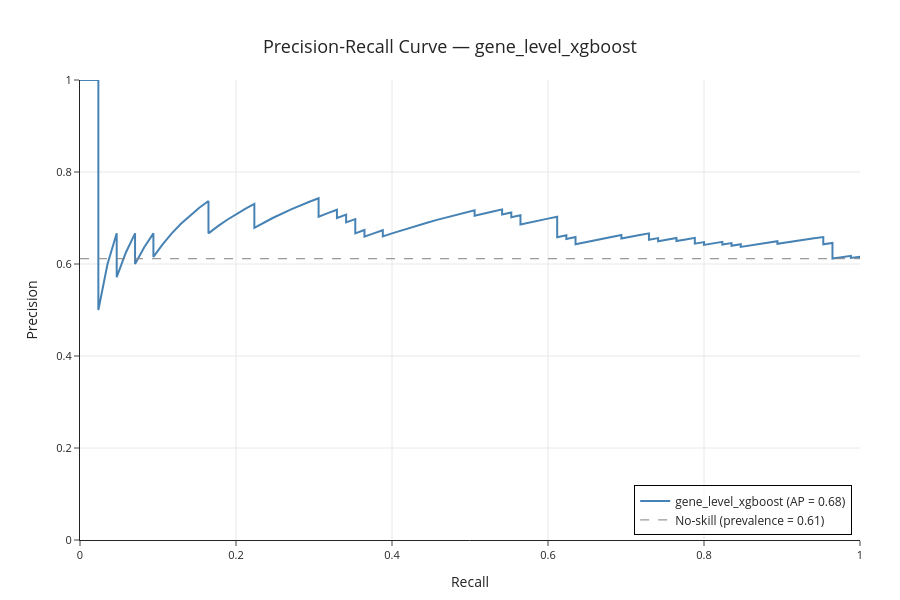

Notebook code for this chart:
### Markdown cell above
### Precision–Recall curve — Full availability (N=139)

Because the oligometastatic and polymetastatic groups are imbalanced, precision-recall performance is examined alongside ROC-AUC using pooled out-of-fold predictions.

### Code cell
pr_curves_data = [
    {
        "y_true": (
            selected_predictions_df["y_true"].values
        ),
        "y_prob": (
            selected_predictions_df["y_prob_poly"].values
        ),
        "label": selected_representation,
        "is_main_curve": True,
    }
]

plot_precision_recall_curves(
    curves_data=pr_curves_data,
    title=(
        f"Precision-Recall Curve — "
        f"{selected_representation}"
    ),
    interactive=False,
)

### Figure 1 — Plotly figure (JSON) as saved in the notebook; plotly's stock layout.template omitted (floating-point values rounded to 4 significant figures; data arrays with more than 128 entries replaced by an {"elided": "..."} marker saying what was removed)
{"data": [{"line": {"color": "steelblue", "width": 2}, "mode": "lines", "name": "gene_level_xgboost (AP = 0.68)", "type": "scatter", "x": {"elided": "139 float values"}, "y": {"elided": "139 float values"}}, {"line": {"color": "grey", "dash": "dash", "width": 1}, "mode": "lines", "name": "No-skill (prevalence = 0.61)", "type": "scatter", "x": [0, 1], "y": [0.6115, 0.6115]}], "layout": {"autosize": false, "font": {"size": 12}, "height": 600, "hovermode": "closest", "legend": {"bgcolor": "rgba(255,255,255,0.7)", "bordercolor": "Black", "borderwidth": 1, "font": {"size": 12}, "x": 0.99, "xanchor": "right", "y": 0.01, "yanchor": "bottom"}, "margin": {"b": 60, "l": 80, "r": 40, "t": 80}, "showlegend": true, "title": {"font": {"size": 18}, "text": "Precision-Recall Curve — gene_level_xgboost", "x": 0.5, "xanchor": "center", "yanchor": "top"}, "width": 900, "xaxis": {"range": [0, 1], "showgrid": true, "tickfont": {"size": 11}, "title": {"font": {"size": 14}, "text": "Recall"}}, "yaxis": {"range": [0, 1], "showgrid": true, "tickfont": {"size": 11}, "title": {"font": {"size": 14}, "text": "Precision"}}}}
